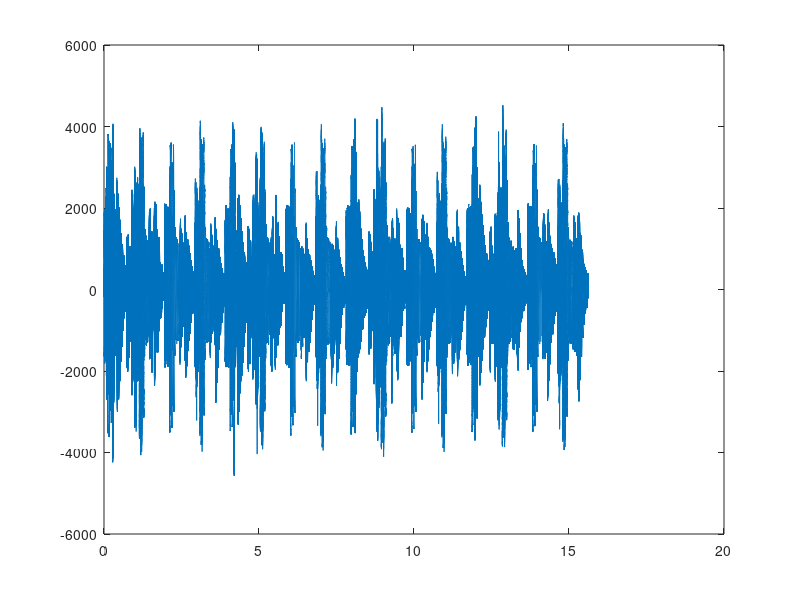

MATLAB code to generate this figure: (Note: this script raises an error after producing the figure.)
y = load("intrare.dat");

c = load("iesireEchoes.dat");

delay_ms = [50 80 100 160];
delay_sample = 44.1 * delay_ms;

ret = zeros(1, (length(y)+delay_sample(4)));

dry = 0.6;
wet = [0.2 0.4 0.6 0.8];
scale = 1 / sum(wet);

for i=1:length(y)
        if i<=delay_sample(1)
             ret(i) = scale*dry*y(i);

        elseif i>delay_sample(1) && i<=delay_sample(2)
             aux = wet(1)*y(i-delay_sample(1));
             ret(i) = scale*aux + scale*dry*y(i);
        elseif i>delay_sample(2) && i<=delay_sample(3)
             for j = 1:2
                 if j == 1
                    aux = wet(j)*y(i-delay_sample(j));
                 else
                    aux = wet(j)*y(i-delay_sample(j)+delay_sample(j-1));
                 end
             end
             ret(i) = scale*aux + scale*dry*y(i);

        elseif i>delay_sample(3) && i<=delay_sample(4)
             for j = 1:3
                aux = wet(j)*y(i-delay_sample(j));
             end
             ret(i) = scale*aux + scale*dry*y(i);

        elseif i>delay_sample(4) && i<=length(y) - delay_sample(4)
             for j = 1:4
                aux = wet(j)*y(i-delay_sample(j));
             end
             ret(i) = scale*aux + scale*dry*y(i);
        elseif i> length(y) - delay_sample(4)
            for j = 1:4
                aux = wet(j)*y(i-delay_sample(j));
            end
            ret(i) = scale*aux;
        end
end

ret = int16(ret);

FS = 44100;

dt = 1/FS;
t = 0:dt:(length(y)*dt)-dt;
tRET = 0:dt:(length(ret)*dt)-dt;

figure(1)
plot(tRET, int16(ret)); hold on ;
plot(tRET, c); 
legend('MATLAB Test Signal', 'C generated Signal')

player = audioplayer(int16(ret), 2*FS);
player.play();